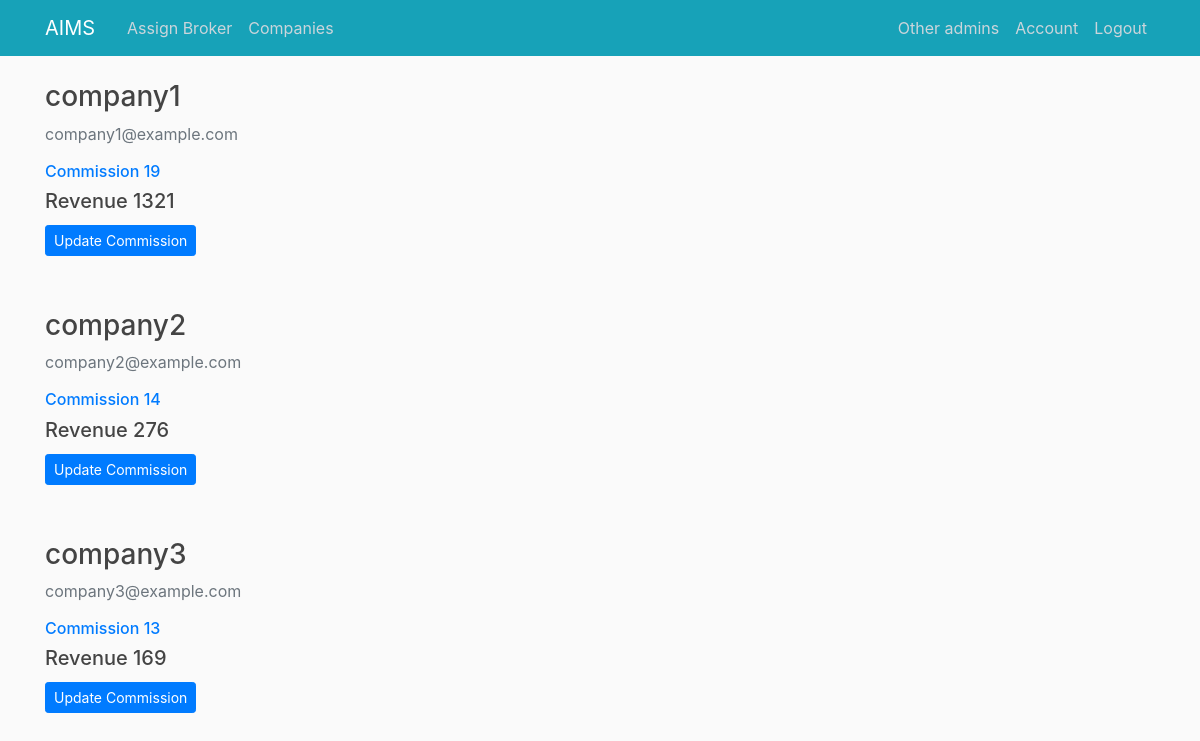
The app's page /viewcompanies (signed in), older data.
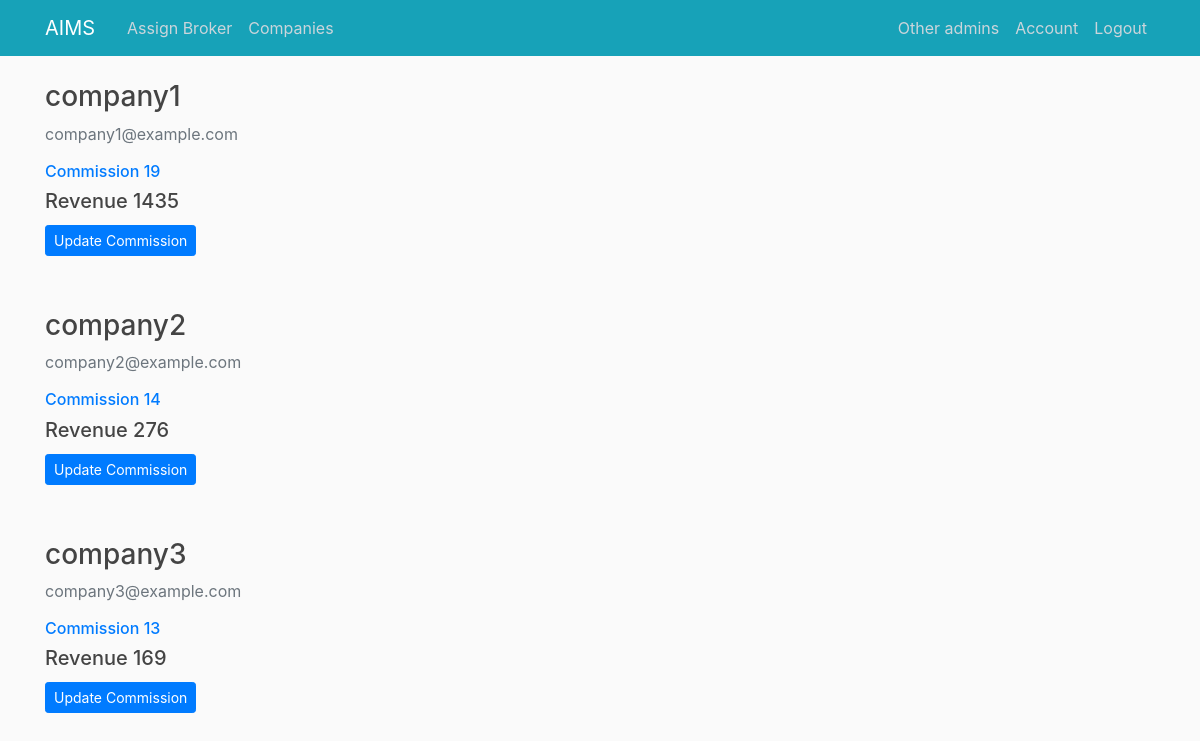
The same page, newer data.
### aims_/models.py (models this page shows, shortened)
class Company(db.Model, UserMixin):
    id = db.Column(db.Integer, primary_key=True)
    username = db.Column(db.String(20), unique=True, nullable=False)
    email = db.Column(db.String(120), unique=True, nullable=False)
    image_file = db.Column(db.String(20), nullable=False, default='default.png')
    password = db.Column(db.String(60), nullable=False)
    commission = db.Column(db.Integer,nullable=False,default = 10)
    revenue_generated = db.Column(db.Integer,nullable=False,default = 0)
    invoices = db.relationship('Invoice', backref='owner', lazy=True)

### aims_/routes.py (the view)
@app.route("/viewcompanies")
@login_required
def view_companies():
    if session['account_type']== 'admin':
        companies = Company.query.all()
        return render_template('view_companies.html', title='View Companies',companies = companies)
    abort(403)

### aims_/models.py (called while the page is built)
@login_manager.user_loader
def load_user(user_id):
    if 'account_type' in session:
        if session['account_type'] == 'broker':
            return Broker.query.get(int(user_id))
        elif session['account_type'] == 'admin':
            return Admin.query.get(int(user_id))
        elif session['account_type'] == 'company':
            return Company.query.get(int(user_id))
    return None

### aims_/templates/view_companies.html
{% extends "layout.html" %}
{% block content %}
{% for company in companies %}
        <div class="media-body">
                <h3><a class="article-title">{{ company.username }}</a></h3>
                <p class="text-secondary">{{ company.email }}</p>
                <h6 class="text-primary">Commission {{ company.commission }}</h6>
                <h5 class="text-shadow">Revenue {{ company.revenue_generated }}</h5>
                <a class="btn btn-primary btn-sm mt-1 mb-1" href="{{ url_for('view_company_by_id', company_id=company.id) }}">Update Commission</a>
        </div>
        <div class="col-md-9 mu-5 mb-5"></div>
{% endfor %}
{% endblock content %}

### aims_/templates/layout.html (shortened to what this page needs)
<!DOCTYPE html>
<html>
<head>
  <link rel="stylesheet" href="https://maxcdn.bootstrapcdn.com/bootstrap/4.0.0/css/bootstrap.min.css">
  <link rel="stylesheet" type="text/css" href="{{ url_for('static', filename='main.css') }}">
</head>
<body>
  <header class="site-header">
    <nav class="navbar navbar-expand-md navbar-dark bg-info fixed-top">
      <div class="container">
        <a class="navbar-brand mr-4" href="/">AIMS</a>
        <div class="collapse navbar-collapse" id="navbarToggle">
          <div class="navbar-nav mr-auto">
            {% if current_user.is_authenticated %}
              {% if session['account_type']=='broker' %}
                <a class="nav-item nav-link" href="{{ url_for('view_invoices') }}">Process</a>
              {% elif session['account_type']=='admin'%}
                <a class="nav-item nav-link" href="{{ url_for('view_invoices') }}">Assign Broker</a>
                <a class="nav-item nav-link" href="{{ url_for('view_companies') }}">Companies</a>
              {% endif %}
            {% else %}
              <a class="nav-item nav-link" href="{{ url_for('home') }}">Home</a>
            {% endif %}
          </div>
          <div class="navbar-nav">
            {% if current_user.is_authenticated %}
            <a class="nav-item nav-link" href="{{ url_for('fellowdisp') }}">Other {{session['account_type']}}s</a>
            <a class="nav-item nav-link" href="{{ url_for('account',user_id = current_user.id) }}">Account</a>
            <a class="nav-item nav-link" href="{{ url_for('logout') }}">Logout</a>
            {% else %}
              <a class="nav-item nav-link" href="{{ url_for('login') }}">Login</a>
              <a class="nav-item nav-link" href="{{ url_for('register') }}">Register</a>
            {% endif %}
          </div>
        </div>
      </div>
    </nav>
  </header>
  <main role="main" class="container">
    <div class="row">
      <div class="col-md-8">
        {% block content %}{% endblock %}
      </div>
      <div class="col-md-4"></div>
    </div>
  </main>
</body>
</html>

### aims_/static/main.css (style rules this page uses)
body { background: #fafafa; color: #333333; margin-top: 5rem; }
h1, h2, h3, h4, h5, h6 { color: #444444; }
.site-header .navbar-nav .nav-link { color: #cbd5db; }
.article-title { color: #444444; }

Row changes from the older to the newer data that the page shows:
changed Company "company1": revenue_generated "1321" → "1435"
